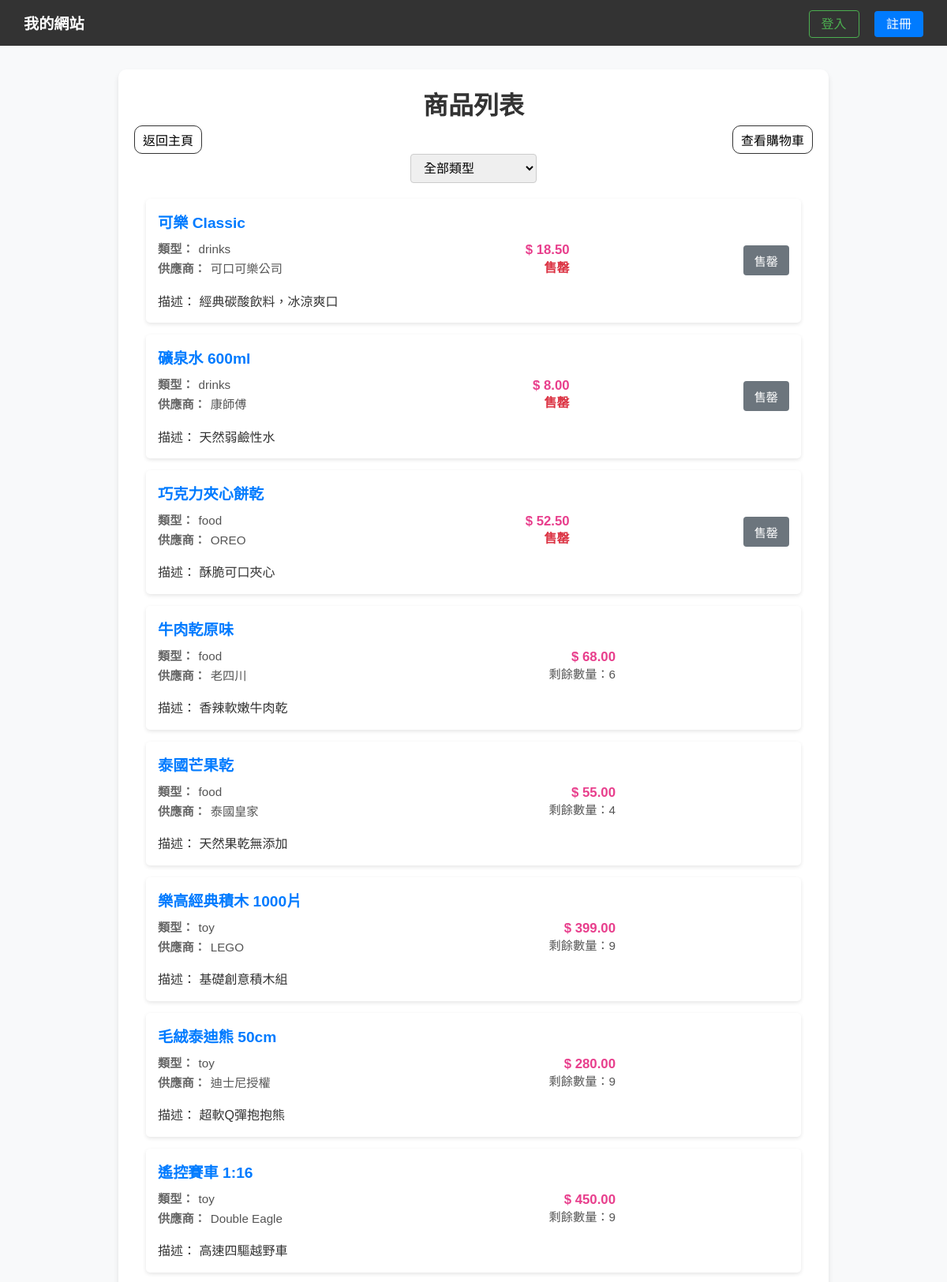
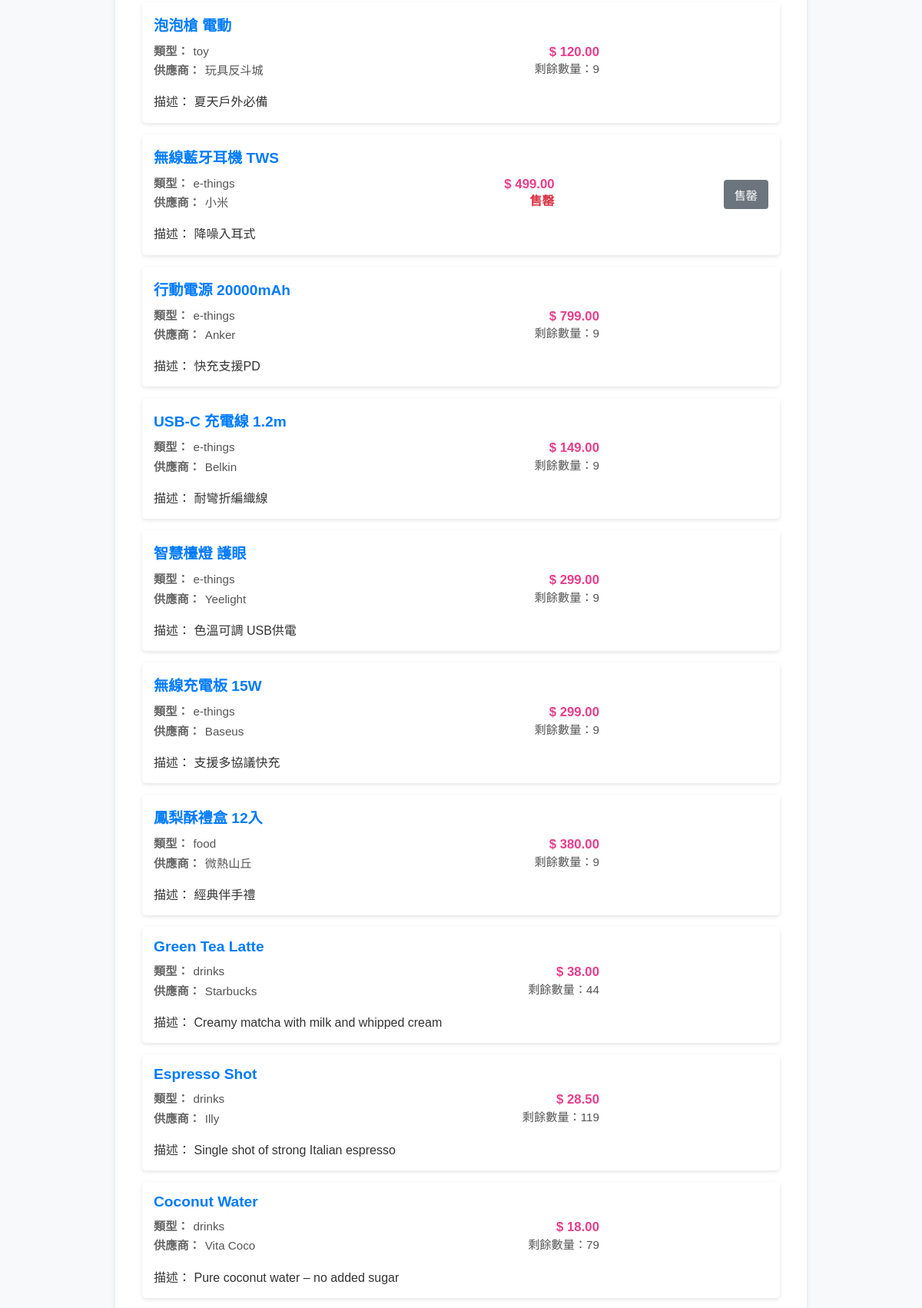
Page /list.php (upper part) on the committed database (2 pictures, top to bottom).
### tables this page shows
CREATE TABLE `products` (
  `product_id` int(11) NOT NULL,
  `product_name` varchar(100) NOT NULL,
  `type` enum('drinks','food','toy','e-things') NOT NULL,
  `supplier` varchar(80) DEFAULT NULL,
  `description` text DEFAULT NULL,
  `price` decimal(10,2) NOT NULL,
  `qty` int(11) UNSIGNED NOT NULL DEFAULT 1 COMMENT 'Stock level of product',
  `updated_at` datetime DEFAULT current_timestamp() ON UPDATE current_timestamp(),
  `created_at` datetime DEFAULT current_timestamp()
);

### connect.php (called while the page is built, shortened)
<?php
$servername = "localhost";
$username = "root";
$password = "";
$db_name = "lab7";
$conn = new mysqli($servername, $username, $password, $db_name);
function safeQuery($sql, $types = null, $params = []) {
    global $conn;
    $stmt = $conn->prepare($sql);
    $response = new stdClass();
    $response->success = $stmt->execute();
    $response->affected_rows = $stmt->affected_rows;
    $response->insert_id = $stmt->insert_id;
    $response->error = $stmt->error;
    $result = $stmt->get_result();
    $response->result = $result;
    return $response;
}
?>

### list.php (the view, shortened to what this page needs)
<?php
require_once("connect.php");
$showingType = $_GET['type'] ?? '';
$products = [];
try {
    $sql = "SELECT * FROM products";
    $response = null;
    if ($showingType) {
        $response = safeQuery($sql, 's', [$showingType]);
    } else {
        $response = safeQuery($sql);
    }
    if ($response->success) {
        $products = $response->result->fetch_all(MYSQLI_ASSOC);
    } else {
        throw new Exception("Failed to fetch products: " . $response->error);
    }
} catch (Exception $e) {
    $products = [];
    error_log($e->getMessage());
}
?>
<!DOCTYPE html>
<html lang="zh-Hant">
<head>
    <link rel="stylesheet" href="style.css?v=<?php echo filemtime('style.css'); ?>">
</head>
<body>
    <?php require_once 'nav.php'; ?>
    <div class="content">
        <h1>商品列表</h1>
        <div style="display:grid; grid-template-columns: fit-content(100%) auto fit-content(100%); align-items: center; gap: 10px;">
            <a href="index.php">返回主頁</a>
            <a href="shopping_cart.php">查看購物車</a>
        </div>
        <div class="filter-container">
            <select onchange="location = this.value;" class="filter-select">
                <option value="list.php" <?php if (!$showingType) echo 'selected'; ?>>全部類型</option>
            </select>
        </div>
        <ul class="product-list">
            <?php foreach ($products as $product): ?>
                <li>
                    <div class="product-details">
                        <strong><?php echo htmlspecialchars($product['product_name']); ?></strong>
                        <div class="product-info">
                            <?php
                            $remaining = intval($product['qty']);
                            ?>
                            <div class="product-row">
                                <div class="meta-left">
                                    <div class="product-meta"><span class="meta-label">類型：</span><span><?php echo htmlspecialchars($product['type']); ?></span></div>
                                    <div class="product-meta"><span class="meta-label">供應商：</span><span><?php echo htmlspecialchars($product['supplier']); ?></span></div>
                                </div>
                                <div class="meta-right">
                                    <div class="product-price">$ <?php echo htmlspecialchars($product['price']); ?></div>
                                    <?php if ($remaining !== null): ?>
                                        <?php if ($remaining <= 0): ?>
                                            <div class="sold-out-text">售罄</div>
                                        <?php else: ?>
                                            <div class="product-meta">剩餘數量：<?php echo $remaining; ?></div>
                                        <?php endif; ?>
                                    <?php endif; ?>
                                </div>
                            </div>
                            <div class="product-desc">描述： <?php echo htmlspecialchars($product['description']); ?></div>
                        </div>
                    </div>
                    <div class="actions">
                        <?php if ($remaining !== null && $remaining <= 0): ?>
                            <button class="sold-out-btn" disabled>售罄</button>
                        <?php endif; ?>
                    </div>
                </li>
            <?php endforeach; ?>
        </ul>
    </div>
</body>
</html>

### nav.php (shortened to what this page needs)
<?php
$isLoggedIn = !empty($_SESSION['login']);
$username = $isLoggedIn ? $_SESSION['login'] : "訪客";
?>
<nav class="navbar">
    <div class="logo"><a href="index.php">我的網站</a></div>
    <div class="nav-links">
        <?php if ($isLoggedIn): ?>
            <span>您好，<?php echo htmlspecialchars($username); ?></span>
            <a href="logout.php" class="btn-logout" onclick="return confirm('確定要登出嗎？')">登出</a>
        <?php else: ?>
            <a href="login.php" class="btn-login">登入</a>
            <a href="signup.php" class="btn-signup">註冊</a>
        <?php endif; ?>
    </div>
</nav>

### style.css (style rules this page uses)
* { margin: 0; padding: 0; box-sizing: border-box; }
body { font-family: "Microsoft JhengHei", Arial, sans-serif; margin: 0; background-color: #f8f9fa; }
.content { max-width: 900px; margin: 30px auto; padding: 20px; background: white; border-radius: 10px; box-shadow: 0 4px 6px rgba(0, 0, 0, 0.1); }
.content a { text-decoration: none; color: inherit; border: #333 solid 1px; border-radius: 10px; padding: 5px 10px; }
h1 { text-align: center; color: #333; margin-bottom: 5px; }
.navbar { background: #333; color: white; padding: 15px 30px; position: sticky; top: 0; display: flex; justify-content: space-between; align-items: center; }
.nav-links a { color: white; text-decoration: none; margin-left: 15px; padding: 8px 15px; border-radius: 4px; transition: 0.3s; }
.btn-login { border: 1px solid #4CAF50; color: #4CAF50 !important; }
.btn-signup { background: #007BFF; }
.product-list { max-width:900px; margin:0 auto; padding:0 15px; }
.product-list li { background-color:white; margin-bottom:15px; padding:15px; border-radius:5px; box-shadow:0 2px 5px rgba(0,0,0,0.1); display:flex; justify-content:space-between; align-items:center; }
.product-details { flex:1; }
.product-details strong { font-size:1.2em; color:#007bff; }
.product-info { margin-top:10px; display:grid; grid-template-columns:1fr 180px; gap:12px 20px; align-items:start; line-height:1.4; }
.product-row { display:flex; justify-content:space-between; gap:12px; align-items:flex-start; }
.meta-left { display:flex; flex-direction:column; gap:4px; }
.meta-right { text-align:right; min-width:140px; }
.product-meta { color:#555; font-size:0.95em; }
.meta-label { color:#666; margin-right:6px; font-weight:600; }
.product-price { color:#e83e8c; font-weight:700; font-size:1.05em; }
.product-desc { grid-column:1 / -1; color:#333; margin-top:8px; }
.actions { margin-left:20px; text-align:center; }
.sold-out-text { color:#dc3545; font-weight:bold; }
html, body { -ms-overflow-style: none; scrollbar-width: none; }

### list.php (style rules this page uses)
.content { max-width: 900px; margin: 30px auto; padding: 20px; background: white; border-radius: 10px; box-shadow: 0 4px 6px rgba(0, 0, 0, 0.1); }
.filter-container { text-align: center; margin-bottom: 20px; }
.filter-select { padding: 8px 12px; font-size: 1em; border-radius: 4px; border: 1px solid #ccc; min-width: 160px; }
.product-list { max-width: 900px; margin: 0 auto; padding: 0 15px; }
ul { list-style-type: none; padding: 0; }
li { background-color: white; margin-bottom: 15px; padding: 15px; border-radius: 5px; box-shadow: 0 2px 5px rgba(0, 0, 0, 0.1); display: flex; justify-content: space-between; align-items: center; }
.product-details { flex: 1; }
.product-details strong { font-size: 1.2em; color: #007bff; }
.product-info { margin-top: 10px; display: grid; grid-template-columns: 1fr 180px; gap: 12px 20px; align-items: start; line-height: 1.4; }
.product-row { display: flex; justify-content: space-between; gap: 12px; align-items: flex-start; }
.meta-left { display: flex; flex-direction: column; gap: 4px; }
.meta-right { text-align: right; min-width: 140px; }
.product-meta { color: #555; font-size: 0.95em; }
.meta-label { color: #666; margin-right: 6px; font-weight: 600; }
.product-price { color: #e83e8c; font-weight: 700; font-size: 1.05em; }
.product-desc { grid-column: 1 / -1; color: #333; margin-top: 8px; }
.sold-out-text { color: #dc3545; font-weight: bold; }
.actions { margin-left: 20px; text-align: center; }
.cart-button, .sold-out-btn { padding: 8px 14px; border: none; border-radius: 4px; cursor: pointer; font-size: 0.95em; }
.sold-out-btn { background-color: #6c757d; color: white; cursor: default; }

### rows in the picture
products: product_name "可樂 Classic", type "drinks", supplier "可口可樂公司", price "18.50", qty "售罄", description "經典碳酸飲料，冰涼爽口"
products: product_name "礦泉水 600ml", type "drinks", supplier "康師傅", price "8.00", qty "售罄", description "天然弱鹼性水"
products: product_name "巧克力夾心餅乾", type "food", supplier "OREO", price "52.50", qty "售罄", description "酥脆可口夾心"
products: product_name "牛肉乾原味", type "food", supplier "老四川", price "68.00", qty "6", description "香辣軟嫩牛肉乾"
products: product_name "泰國芒果乾", type "food", supplier "泰國皇家", price "55.00", qty "4", description "天然果乾無添加"
products: product_name "樂高經典積木 1000片", type "toy", supplier "LEGO", price "399.00", qty "9", description "基礎創意積木組"
products: product_name "毛絨泰迪熊 50cm", type "toy", supplier "迪士尼授權", price "280.00", qty "9", description "超軟Q彈抱抱熊"
products: product_name "遙控賽車 1:16", type "toy", supplier "Double Eagle", price "450.00", qty "9", description "高速四驅越野車"
products: product_name "泡泡槍 電動", type "toy", supplier "玩具反斗城", price "120.00", qty "9", description "夏天戶外必備"
products: product_name "無線藍牙耳機 TWS", type "e-things", supplier "小米", price "499.00", qty "售罄", description "降噪入耳式"
products: product_name "行動電源 20000mAh", type "e-things", supplier "Anker", price "799.00", qty "9", description "快充支援PD"
products: product_name "USB-C 充電線 1.2m", type "e-things", supplier "Belkin", price "149.00", qty "9", description "耐彎折編織線"
products: product_name "智慧檯燈 護眼", type "e-things", supplier "Yeelight", price "299.00", qty "9", description "色溫可調 USB供電"
products: product_name "無線充電板 15W", type "e-things", supplier "Baseus", price "299.00", qty "9", description "支援多協議快充"
products: product_name "鳳梨酥禮盒 12入", type "food", supplier "微熱山丘", price "380.00", qty "9", description "經典伴手禮"
products: product_name "Green Tea Latte", type "drinks", supplier "Starbucks", price "38.00", qty "44", description "Creamy matcha with milk and whipped cream"
products: product_name "Espresso Shot", type "drinks", supplier "Illy", price "28.50", qty "119", description "Single shot of strong Italian espresso"
products: product_name "Coconut Water", type "drinks", supplier "Vita Coco", price "18.00", qty "79", description "Pure coconut water – no added sugar"
